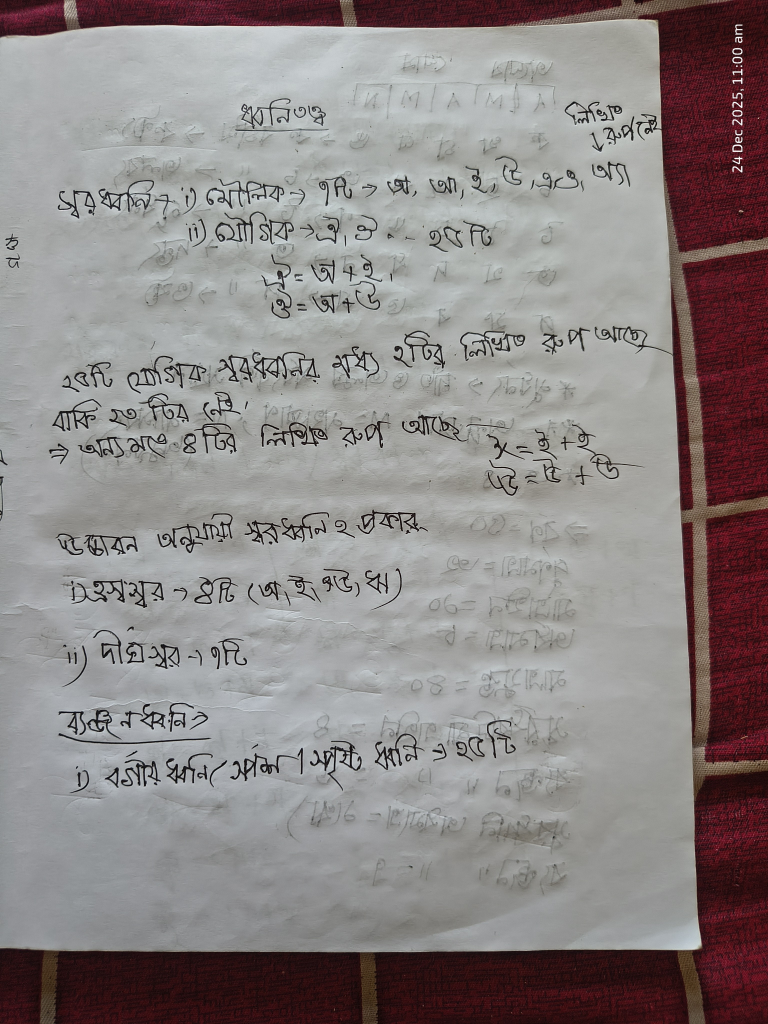
#> input picture IMG_20251224_110011121_HDR (1).jpg, 3072 x 4096 px (shown at 1/4 size)
$ python -i image_processing.py   (imports and definitions only)
#> lines starting #> are read from the running program, lines starting #| are printed output that depends on the picture
#> further down, picture is the input picture: shape (4096, 3072, 3); mean B, G, R 133.5, 133.7, 140.3
import cv2
import numpy as np

def enhance_image(img):
    lab = cv2.cvtColor(img, cv2.COLOR_BGR2LAB)
#> lab: shape (4096, 3072, 3); mean of channels 0, 1, 2 142.1, 131.2, 129.7
    l, a, b = cv2.split(lab)
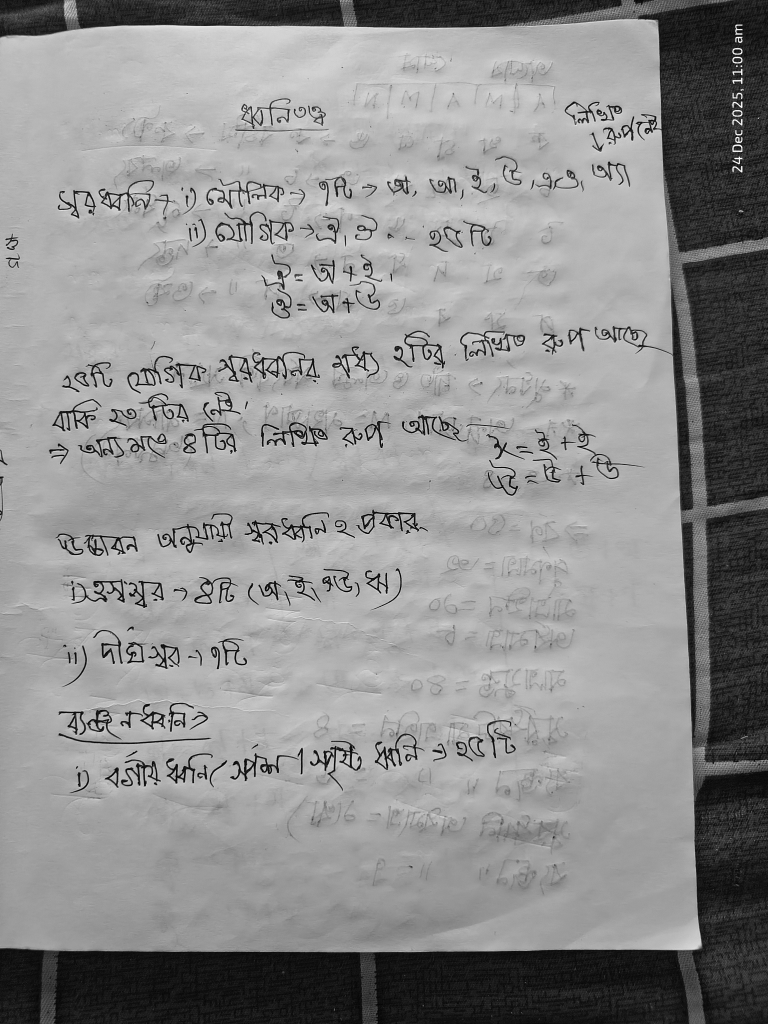
#> l: shape (4096, 3072) (shown at 1/4 size); min 0, max 255, mean 142.1
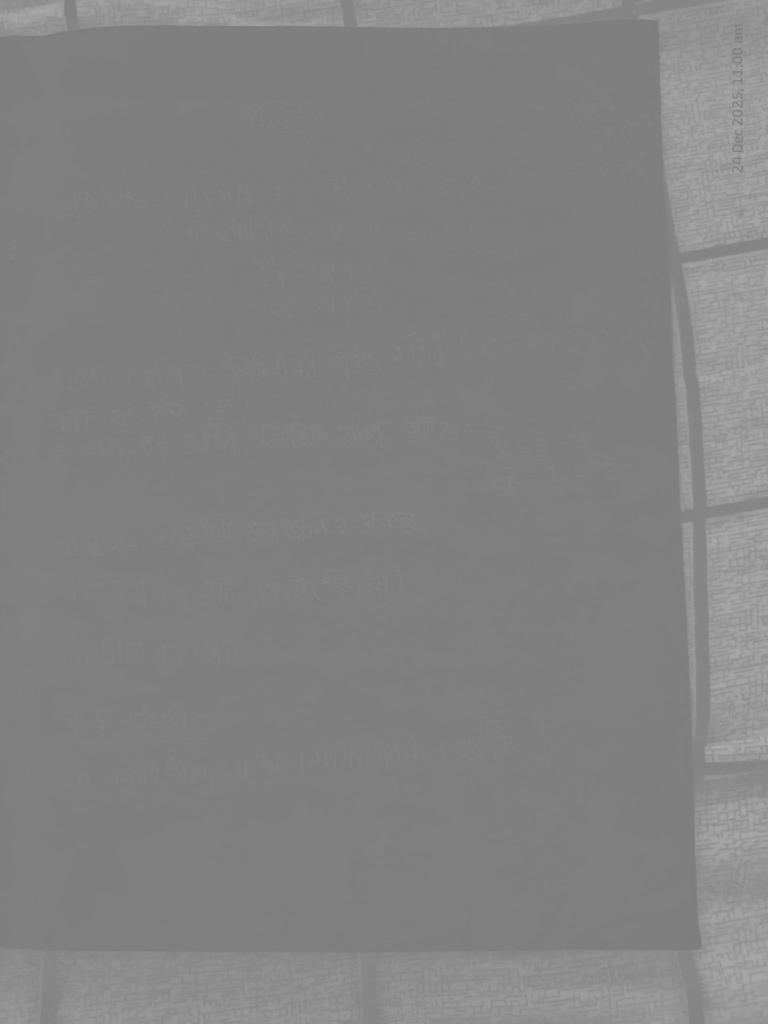
#> a: shape (4096, 3072) (shown at 1/4 size); min 120, max 175, mean 131.2
    clahe = cv2.createCLAHE(clipLimit=2.0, tileGridSize=(8, 8))
    l = clahe.apply(l)
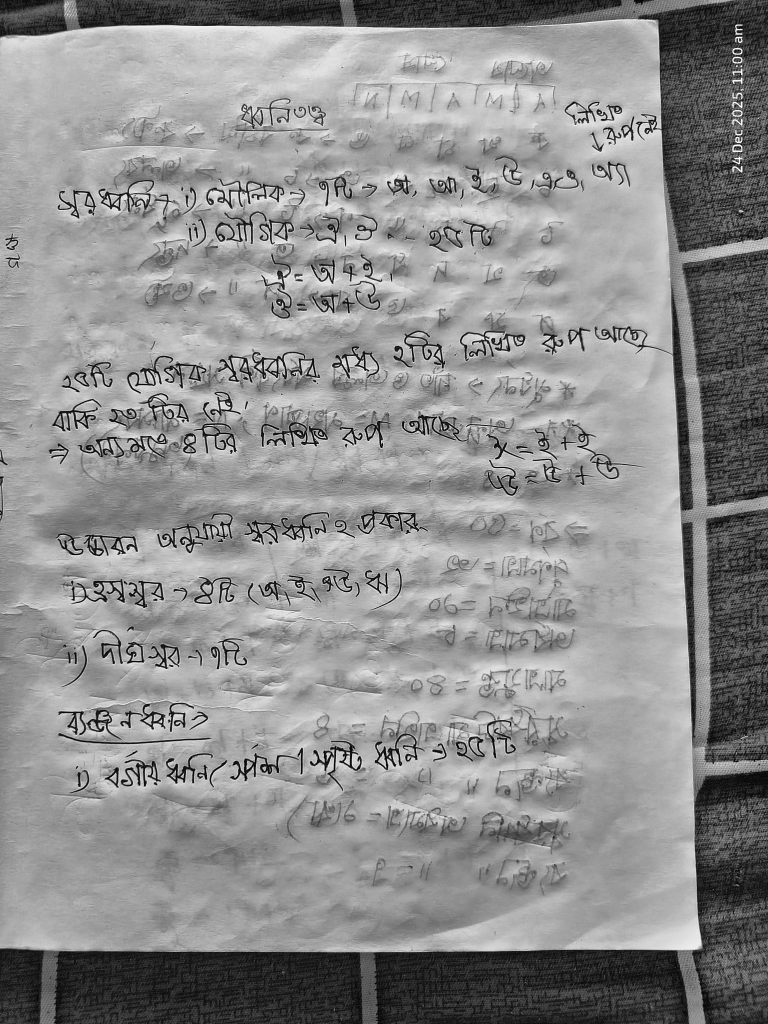
#> l: shape (4096, 3072) (shown at 1/4 size); min 0, max 255, mean 142.5
    enhanced_img = cv2.merge((l, a, b))
#> enhanced_img: shape (4096, 3072, 3); mean of channels 0, 1, 2 142.5, 131.2, 129.7
    enhanced_img = cv2.cvtColor(enhanced_img, cv2.COLOR_LAB2BGR)
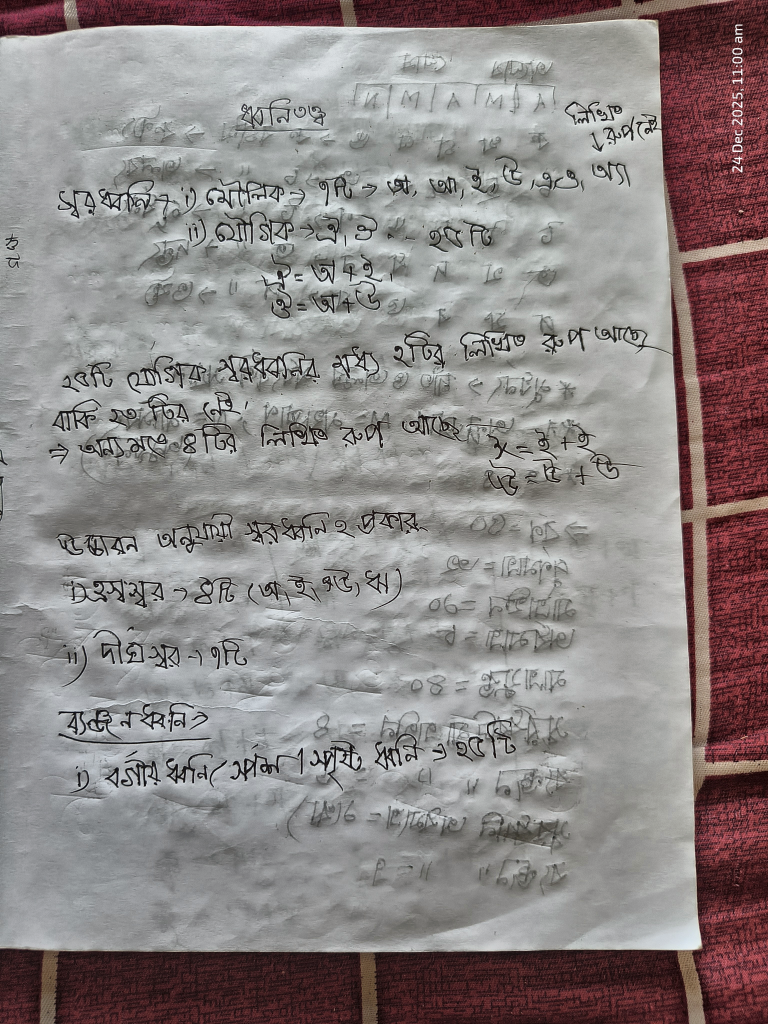
#> enhanced_img: shape (4096, 3072, 3) (shown at 1/4 size); mean B, G, R 133.6, 133.9, 140.9
    return cv2.bilateralFilter(enhanced_img, 9, 75, 75)

# [103 lines left out: functions apply_perspective_correction, rotate_image, rotate_image2, read_image_any, not called in this run]

>>> import cv2
>>> picture = cv2.imread('../../IMG_20251224_110011121_HDR (1).jpg')
>>> result = enhance_image(picture)

$ run again, on image-2.png
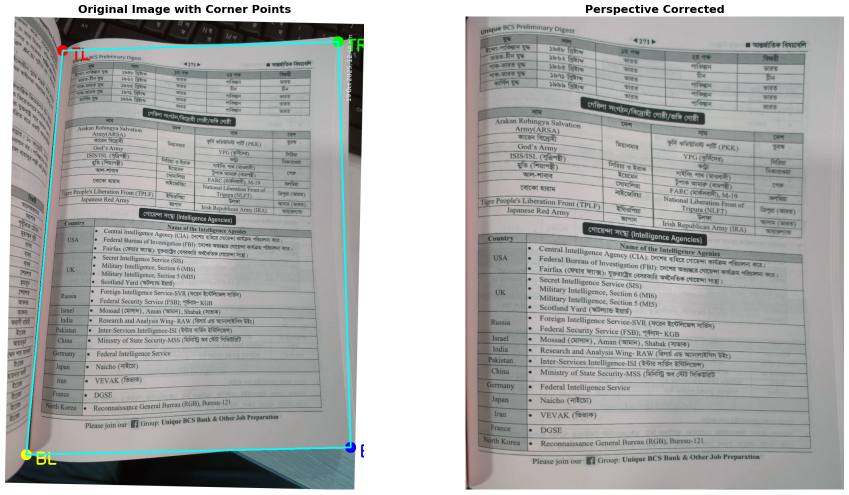
#> input picture image-2.png, 1697 x 989 px (shown at 1/2 size)
#> picture is the input picture: shape (989, 1697, 3); mean B, G, R 171.1, 171.9, 170.4
#> lab: shape (989, 1697, 3); mean of channels 0, 1, 2 177.7, 127.6, 128.4
#> in enhance_image, `l, a, b = cv2.split(lab)`:
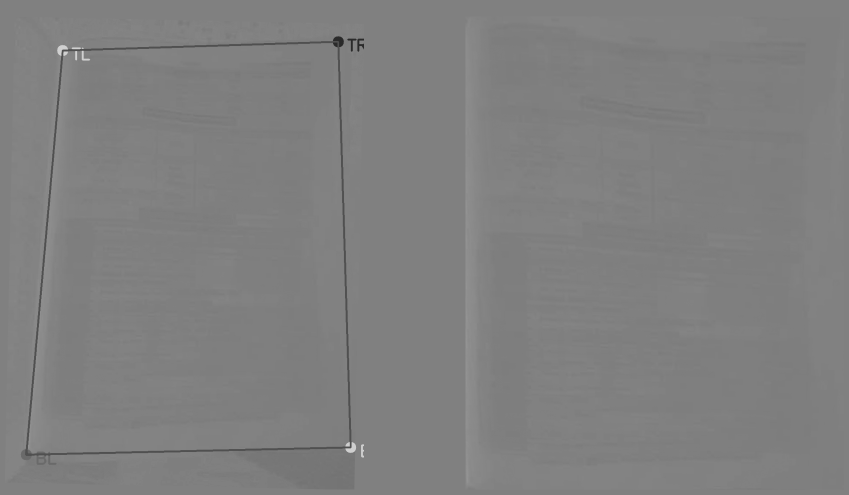
#> a: shape (989, 1697) (shown at 1/2 size); min 42, max 208, mean 127.6
#> in enhance_image, `enhanced_img = cv2.cvtColor(enhanced_img, cv2.COLOR_LAB2BGR)`:
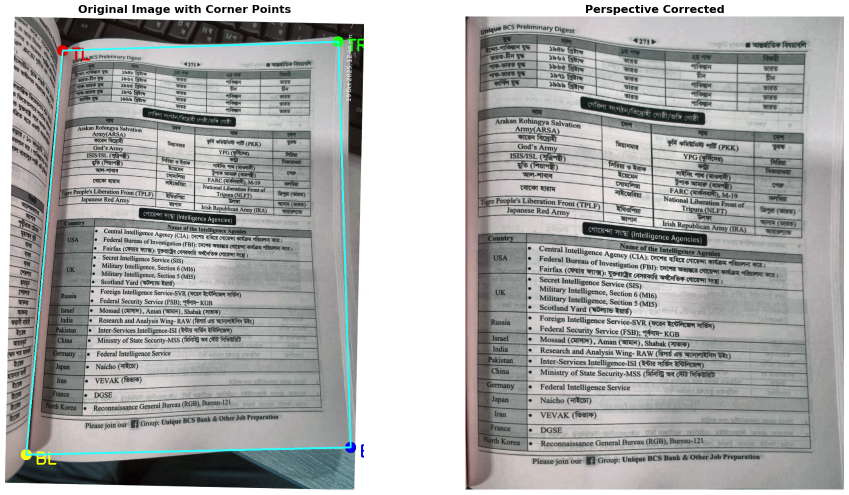
#> enhanced_img: shape (989, 1697, 3) (shown at 1/2 size); mean B, G, R 168.8, 169.7, 168.4
